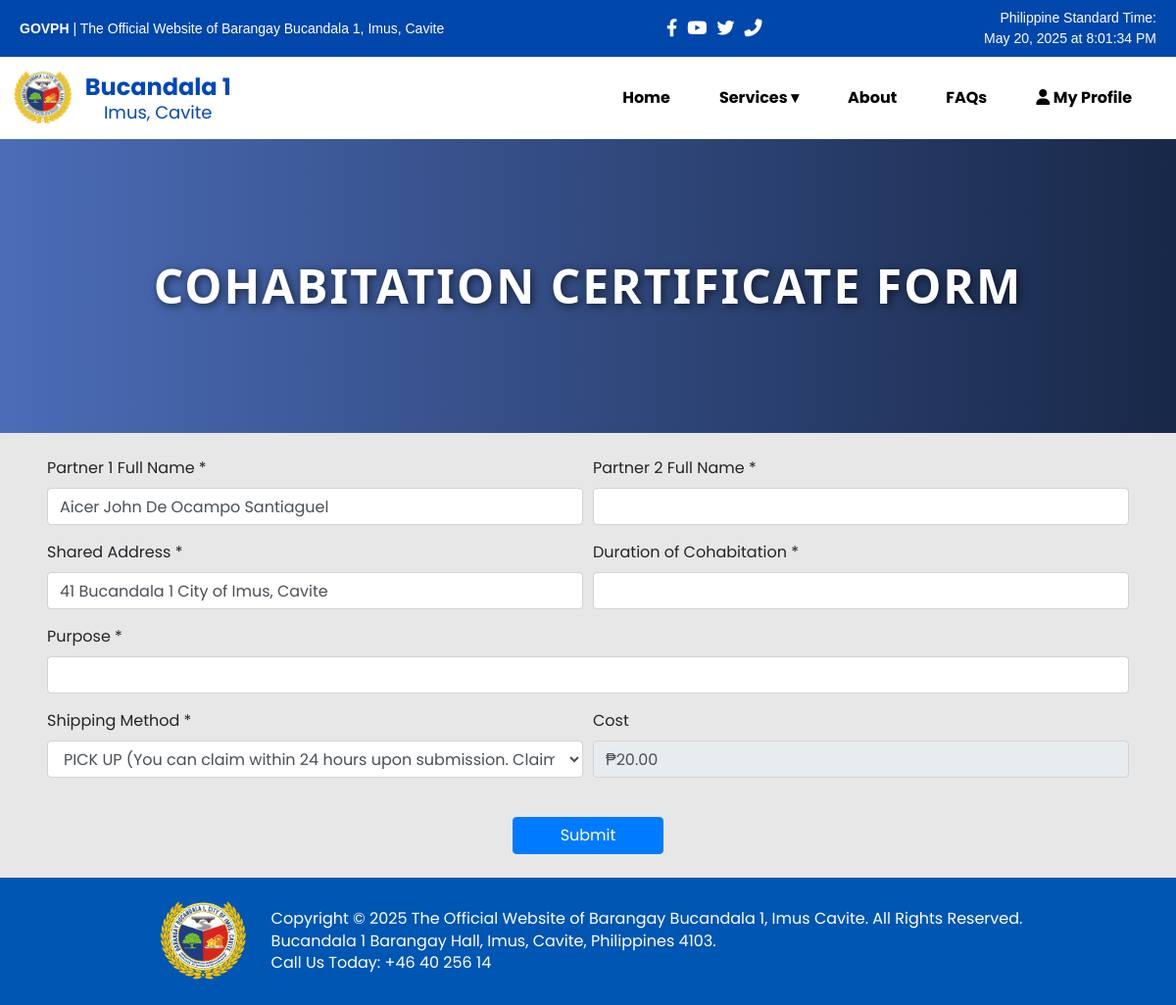
The page /chatbot-main/forms/cohabitation-certification.php (signed in) on the database its author committed.
### tables this page shows
CREATE TABLE `users` (
  `id` int(11) NOT NULL,
  `first_name` varchar(100) NOT NULL,
  `middle_name` varchar(100) DEFAULT NULL,
  `last_name` varchar(100) NOT NULL,
  `address` varchar(255) NOT NULL,
  `email` varchar(150) NOT NULL,
  `username` varchar(100) NOT NULL,
  `password` varchar(255) NOT NULL,
  `dob` date NOT NULL,
  `gender` enum('Male','Female') NOT NULL,
  `civil_status` enum('Single','Married','Widowed') NOT NULL,
  `government_id` varchar(100) NOT NULL,
  `id_number` varchar(100) NOT NULL,
  `emergency_contact_name` varchar(150) NOT NULL,
  `emergency_contact_number` varchar(50) NOT NULL,
  `profile_pic` varchar(255) DEFAULT NULL,
  `dependents` text DEFAULT NULL,
  `status` enum('pending','approved','rejected') NOT NULL DEFAULT 'pending',
  `created_at` timestamp NOT NULL DEFAULT current_timestamp(),
  `updated_at` timestamp NOT NULL DEFAULT current_timestamp() ON UPDATE current_timestamp(),
  `is_admin` tinyint(1) NOT NULL DEFAULT 0
);

### chatbot-main/forms/cohabitation-certification.php (the view, shortened to what this page needs)
<?php
$servername = "localhost";
$username_db = "root";
$password_db = "";
$dbname = "barangay_db";
try {
    $dsn = "mysql:host=$servername;dbname=$dbname;charset=utf8mb4";
    $pdo = new PDO($dsn, $username_db, $password_db, [
        PDO::ATTR_ERRMODE => PDO::ERRMODE_EXCEPTION,
        PDO::ATTR_DEFAULT_FETCH_MODE => PDO::FETCH_ASSOC,
    ]);
} catch (PDOException $e) {
    die("Connection failed: " . $e->getMessage());
}
$user_data = null;
if (isset($_SESSION['user_id'])) {
    try {
        $stmt = $pdo->prepare("SELECT * FROM users WHERE id = ?");
        $stmt->execute([$_SESSION['user_id']]);
        $user_data = $stmt->fetch();
    } catch (PDOException $e) {
        $user_data = null;
    }
}
?>
<!DOCTYPE html>
<html lang="en">
<head>
    <link rel="stylesheet" href="https://cdnjs.cloudflare.com/ajax/libs/twitter-bootstrap/4.3.1/css/bootstrap.min.css" />
    <link rel="stylesheet" href="https://cdnjs.cloudflare.com/ajax/libs/font-awesome/6.4.0/css/all.min.css">
    <link rel="stylesheet" href="../css/contact.css" />
</head>
<body>
    <div class="header-bar">
  <div class="header-container">
    <div class="left-section">
      GOVPH
      <span>| The Official Website of Barangay Bucandala 1, Imus, Cavite</span>
    </div>
    <div class="social-icons">
      <a href="https://www.facebook.com/profile.php?id=100085126650282"><i class="fab fa-facebook-f"></i></a>
      <a href="#"><i class="fab fa-youtube"></i></a>
      <a href="#"><i class="fab fa-twitter"></i></a>
      <a href="#"><i class="fas fa-phone-alt"></i></a>
    </div>
    <div class="time-section">
      <div>Philippine Standard Time:</div>
      <div id="dateTimePH">Loading time...</div>
    </div>
  </div>
</div>
<nav style="display: flex; align-items: center; padding: 10px;">
  <div class="logo-container keep-on-mobile">
  <img src="../image/imus-logo.png" alt="Barangay Logo" class="logo-img">
  <div class="logo-text">
    <span class="barangay-name">Bucandala 1</span><br>
    <span class="barangay-location">Imus, Cavite</span>
  </div>
</div>
<nav class="main-nav" id="mainNav">
  <a href="../index.php">Home</a>
  <div class="dropdown">
    <a href="#online-services-section" class="dropbtn">Services ▾</a>
  </div>
  <a href="../contact.php">About</a>
  <a href="../faq.php">FAQs</a>
  <a href="../profile.php"><i class="fas fa-user"></i> My Profile</a>
</nav>
</nav>
    <div class="header-banner">Cohabitation Certificate Form</div>
    <div class="container-fluid px-5 py-4">
<form method="POST" action="cohabitation-certification.php" id="cohabitationForm">
    <div class="form-row">
        <div class="form-group col-md-6">
            <label>Partner 1 Full Name *</label>
            <input type="text" name="partner1_name" class="form-control" required value="<?php echo htmlspecialchars($_POST['partner1_name'] ?? ($user_data ? trim($user_data['first_name'] . ' ' . ($user_data['middle_name'] ?? '') . ' ' . $user_data['last_name']) : '')); ?>">
        </div>
        <div class="form-group col-md-6">
            <label>Partner 2 Full Name *</label>
        </div>
        <div class="form-group col-md-6">
            <label>Shared Address *</label>
            <input type="text" name="shared_address" class="form-control" required value="<?php echo htmlspecialchars($_POST['shared_address'] ?? ($user_data['address'] ?? '')); ?>">
        </div>
        <div class="form-group col-md-6">
            <label>Duration of Cohabitation *</label>
        </div>
        <div class="form-group col-md-12">
            <label>Purpose *</label>
            <input type="text" name="purpose" class="form-control" required value="<?php echo htmlspecialchars($_POST['purpose'] ?? ''); ?>">
        </div>
                <div class="form-group col-md-6">
                    <label>Shipping Method *</label>
                    <select name="shipping_method" class="form-control" required>
                        <option value="PICK UP">PICK UP (You can claim within 24 hours upon submission. Claimable from 10am-5pm)</option>
                    </select>
                </div>
                <div class="form-group col-md-6">
                    <label>Cost</label>
                </div>
            </div>
            <div class="text-center mt-4">
                <button type="submit" class="btn btn-primary px-5">Submit</button>
            </div>
        </form>
    </div>
    <div class="footer">
        <div class="footer-content">
        <img src="../image/imus-logo.png" alt="Barangay Logo" class="footer-logo">
        <div class="footer-text">
                <p>Copyright &copy; 2025 The Official Website of Barangay Bucandala 1, Imus Cavite. All Rights Reserved.</p>
                <p>Bucandala 1 Barangay Hall, Imus, Cavite, Philippines 4103.</p>
                <p>Call Us Today: +46 40 256 14</p>
            </div>
        </div>
    </div>
    <iframe src="../chatbot.php"
        style="position: fixed; bottom: 10px; right: 10px; width: 340px; height: 800px; border: none; z-index: 999;">
    </iframe>
</body>
</html>

### chatbot-main/css/contact.css (style rules this page uses)
body { height: 100%; margin: 0; display: flex; flex-direction: column; font-family: 'Poppins', sans-serif; background-color: #b9b4b4; }
.header-container { display: flex; align-items: center; justify-content: flex-start; }
nav { background-color: #ffffff; padding: 20px; text-align: center; position: sticky; top: 0; z-index: 1000; transition: all 0.6s cubic-bezier(0.25, 1, 0.5, 1); box-shadow: none; transform: translateY(0); }
nav a { margin: 0 15px; color: #000000; text-decoration: none; font-weight: bold; }
.dropdown { display: inline-block; position: relative; }
.dropbtn { cursor: pointer; }
.footer { width: 100%; padding: 20px; background-color: #0056b3; color: white; margin-top: 0px; }
.footer-content { display: flex; align-items: center; justify-content: center; gap: 20px; flex-wrap: wrap; text-align: left; }
.footer-logo { width: 100px; height: auto; }
.footer-text p { margin: 0; line-height: 1.4; }
body::before { content: ""; position: fixed; top: 0; left: 0; width: 100%; height: 100%; background: rgba(255, 255, 255, 0.678); z-index: -1; }
.logo-container { display: flex; align-items: center; flex-wrap: nowrap; margin-right: auto; }
.logo-img { height: 60px; margin-right: 10px; flex-shrink: 0; }
.logo-text { line-height: 1.2; white-space: nowrap; }
.barangay-name { font-size: 24px; font-weight: bold; color: #0047BB; }
.barangay-location { font-size: 18px; color: #0047BB; }
.main-nav { display: flex; gap: 20px; align-items: center; }
.header-bar { background-color: #0047AB; color: white; font-family: Arial, sans-serif; font-size: 14px; padding: 8px 20px; }
.header-container { display: flex; justify-content: space-between; align-items: center; flex-wrap: wrap; }
.left-section { font-weight: bold; }
.left-section span { font-weight: normal; }
.social-icons { display: flex; gap: 10px; font-size: 18px; }
.social-icons a { color: white; text-decoration: none; }
.time-section { text-align: right; }
.header-banner { width: 100%; height: 300px; display: flex; align-items: center; justify-content: center; background: linear-gradient(to right, #4b6cb7, #182848); color: white; text-align: center; font-size: 48px; font-family: 'Segoe UI', Tahoma, Geneva, Verdana, sans-serif; font-weight: 700; letter-spacing: 2px; text-transform: uppercase; text-shadow: 2px 2px 8px rgba(0, 0, 0, 0.6); }

### rows shown on the page
users: partner1_name "Aicer John De Ocampo Santiaguel", shared_address "41 Bucandala 1 City of Imus, Cavite"
